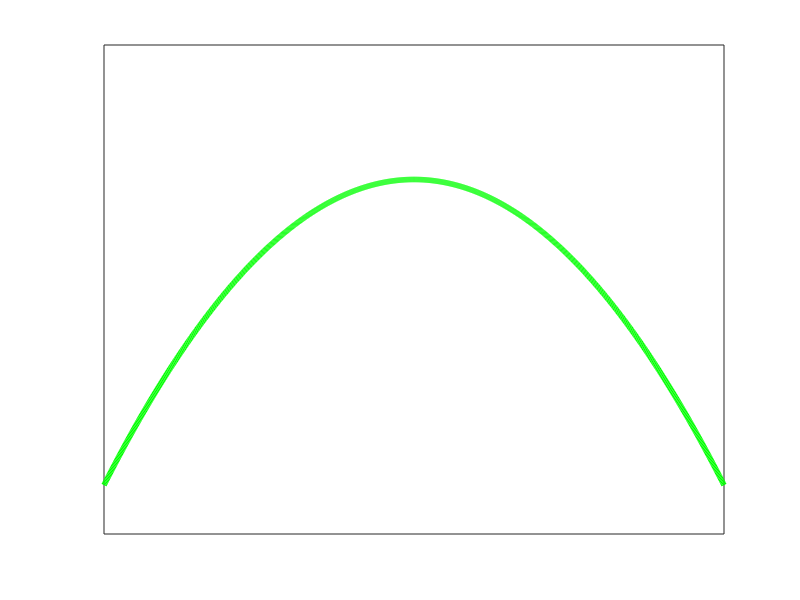
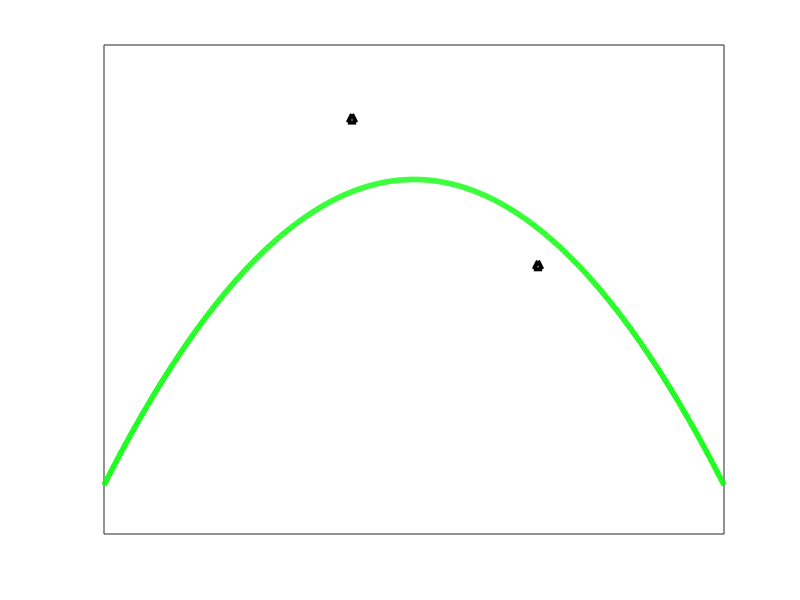
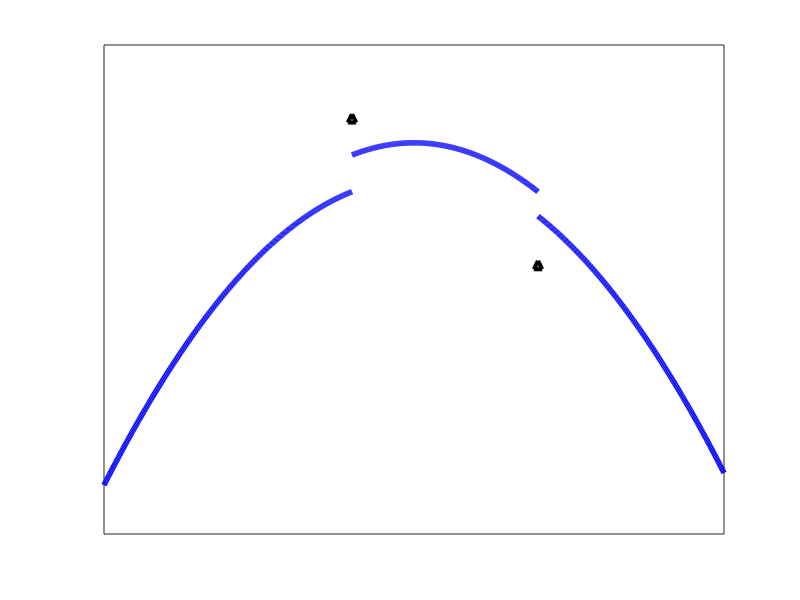

MATLAB code to generate these figures, in order:
close all
clear
x0 = [0:0.1:100];
y0 = -0.1 * (x0 - 20) .* (x0 - 80)

x1 = [0:0.1:40];
y1 = -0.1 * (x1 - 20) .* (x1 - 80)

x2 = [40:0.1:70];
y2 = -0.1 * (x2 - 20) .* (x2 - 80) + 30

x3 = [70:0.1:100];
y3 = -0.1 * (x3 - 20) .* (x3 - 80) + 10

x4 = [40 70]
y4 = [140 20]
v0 = 2;

%%
figure()
plot(x0, y0, 'g-','LineWidth',4)

yticks([])
xticks([])
xlim([0 100])
ylim([-200 200])

%%
figure()
plot(x0, y0, 'g-','LineWidth',4)
hold on
plot(x4, y4, 'k^','LineWidth',3)

yticks([])
xticks([])
xlim([0 100])
ylim([-200 200])

%%
figure()
plot(x1, y1, 'b-','LineWidth',4)
hold on
plot(x2, y2, 'b-','LineWidth',4)

plot(x3, y3, 'b-','LineWidth',4)

plot(x4, y4, 'k^','LineWidth',3)

yticks([])
xticks([])
xlim([0 100])
ylim([-200 200])

% text( 10.5 , 1 , 'Prediction \rightarrow', 'fontsize', 13, 'HorizontalAlignment', 'right')



